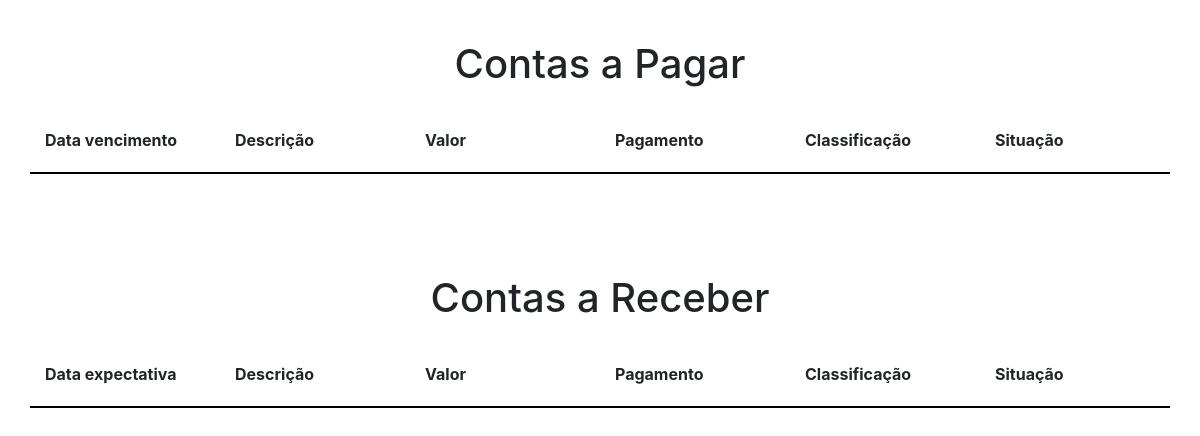
The page /app/exibir_relatorios on the database as committed earlier.
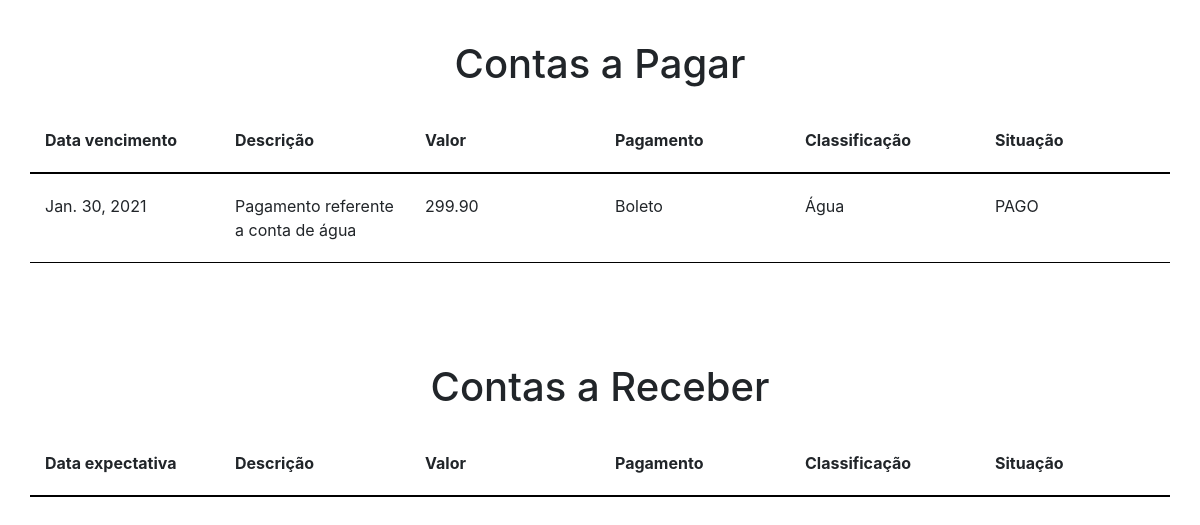
The same page on the database as committed later.
### app/models/contasPagar.py (models this page shows)
class contasPagar(models.Model):
    dataVencimento = models.DateField(null=False)
    dataPagamento = models.DateField(null=True)
    valor = models.DecimalField(null=False, max_digits=10, decimal_places=2)
    descricao = models.TextField(null=True)
    classificacao = models.ForeignKey(Classificacao, on_delete=models.SET_NULL, null=True)
    formaPagamento = models.ForeignKey(formaPagamento, on_delete=models.SET_NULL, null=True)
    situacao = models.BooleanField(default=0)
    objects = contasPagarManager()

### app/models/formaPagamento.py (models this page shows)
class formaPagamento(models.Model):
    nomeformaPagamento = models.CharField(max_length=100)
    objects = formaPagamentoManager()
    def __str__(self):
        return f"{self.nomeformaPagamento}"

### app/models/classificacao.py (models this page shows)
class Classificacao(models.Model):
    nomeClassificacao = models.CharField(max_length=100)
    objects = ClassificacaoManager()
    def __str__(self):
        return f"{self.nomeClassificacao}"

### app/views.py (the view)
# urls.py: path('exibir_relatorios', views.exibir_relatorios, name='exibir_relatorios'),
@require_http_methods(['GET'])
def exibir_relatorios(request):
    listaContasPagar = contasPagar.objects.gerar_relatorio()
    listaContasReceber = contasReceber.objects.gerar_relatorio()
    return render(request, 'relatorios.html', {'listaContasPagar' : listaContasPagar, 'listaContasReceber' : listaContasReceber})

### app/models/contasPagar.py (called while the page is built)
    def gerar_relatorio(self):
        return contasPagar.objects.order_by('dataVencimento')

### app/models/contasReceber.py (called while the page is built)
    def gerar_relatorio(self):
        return contasReceber.objects.order_by('dataExpectativa')

### app/templates/relatorios.html (shortened to what this page needs)
<!DOCTYPE html>
<html>
<head>
    <link rel="stylesheet" href="https://stackpath.bootstrapcdn.com/bootstrap/4.3.1/css/bootstrap.min.css">
</head>
<body>
    <div class="container">
        <div class="relatorio">
            <h1>Contas a Pagar</h1>
            <div class="row">
                <div class="col-2 table_head">Data vencimento</div>
                <div class="col-2 table_head">Descrição</div>
                <div class="col-2 table_head">Valor</div>
                <div class="col-2 table_head">Pagamento</div>
                <div class="col-2 table_head">Classificação</div>
                <div class="col-2 table_head">Situação</div>
            </div>
            {% for conta in listaContasPagar %}
            <div class="row contas">
                <div class="col-2 table_data">{{conta.dataVencimento}}</div>
                <div class="col-2 table_data">{{conta.descricao}}</div>
                <div class="col-2 table_data">{{conta.valor}}</div>
                <div class="col-2 table_data">{{conta.formaPagamento}}</div>
                <div class="col-2 table_data">{{conta.classificacao}}</div>
                {% if conta.situacao %}
                <div class="col-2 table_data">PAGO</div>
                {% else %}
                <div class="col-2 table_data">A PAGAR</div>
                {% endif %}
            </div>
            {% endfor %}
        </div>
        <div class="relatorio">
            <h1>Contas a Receber</h1>
            <div class="row">
                <div class="col-2 table_head">Data expectativa</div>
                <div class="col-2 table_head">Descrição</div>
                <div class="col-2 table_head">Valor</div>
                <div class="col-2 table_head">Pagamento</div>
                <div class="col-2 table_head">Classificação</div>
                <div class="col-2 table_head">Situação</div>
            </div>
        </div>
    </div>
</body>
</html>

### app/templates/relatorios.html (style rules this page uses)
.relatorio { margin-bottom: 100px; }
h1 { margin-top: 40px; margin-bottom: 40px; text-align: center; }
.table_head { font-weight: 700; padding-bottom: 20px; border-bottom: 2px solid black; }
.table_data { margin-top: 20px; margin-bottom: 20px; }
.contas { border-bottom: 1px solid black; }

Rows that differ between the two databases and show on the page:
added contasPagar: dataVencimento "Jan. 30, 2021", descricao "Pagamento referente a conta de água", valor "299.90", formaPagamento "Boleto", classificacao "Água", situacao "PAGO"
